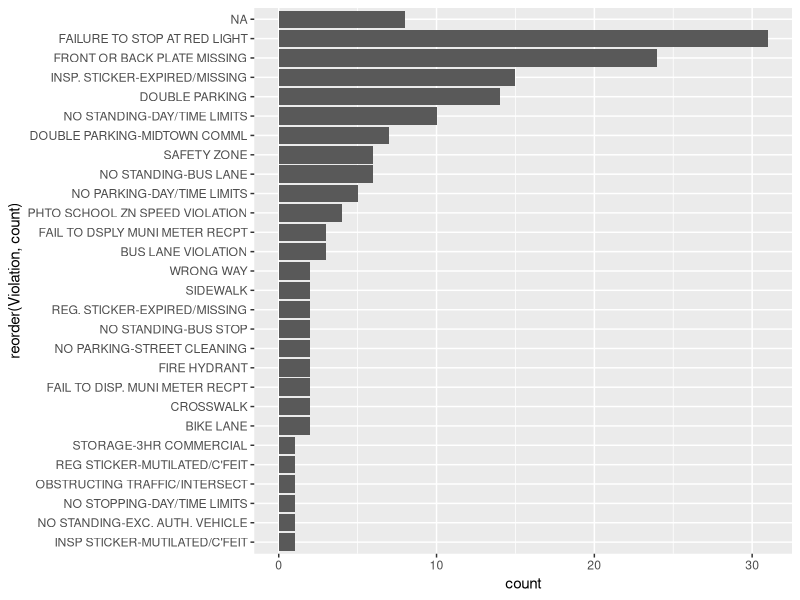
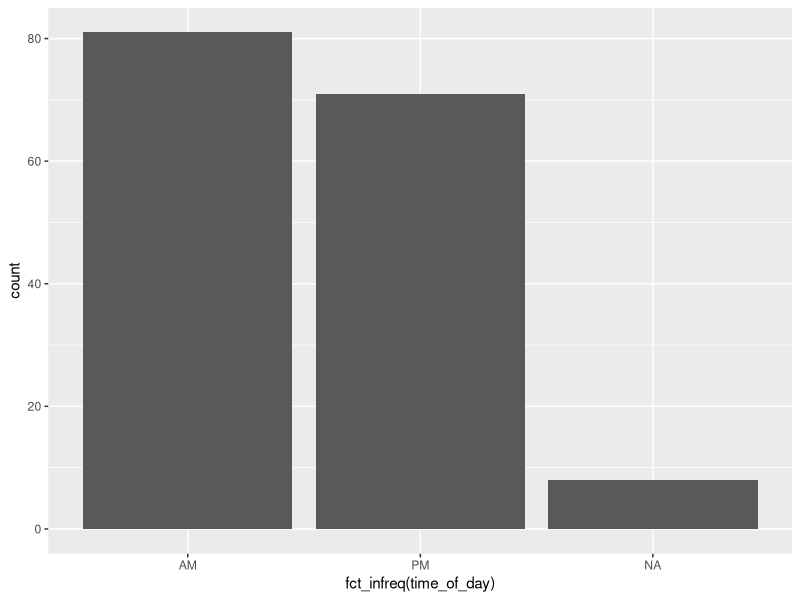

Reproduce these figures in R, in order.
## ---- chunk 1
library(tidyverse)
df <- read_csv("Sanitation_Salvage_Truck_Violations_20250718.csv")
violation_type <- df |> group_by(Violation) |> 
  summarize(count = n())
ggplot(violation_type, aes(x = count, y = reorder(Violation, count))) + 
  geom_col()
## ---- chunk 2
df <- df |> 
  mutate(time_of_day = ifelse(str_detect(`Violation Time`, "A"), "AM", "PM"))
ggplot(df, aes(x = fct_infreq(time_of_day))) +
  geom_bar()
